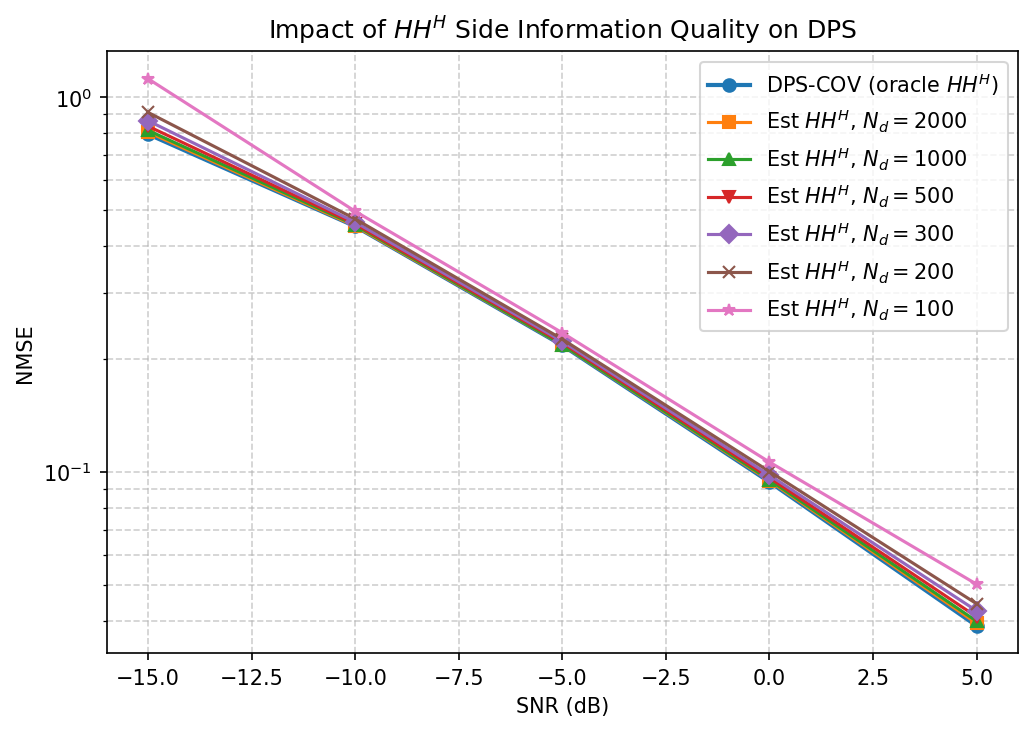

Source code (Python):
"""
Robustness Check: Impact of H H^H Side Information Quality on DPS Performance

This script evaluates how the quality of estimated covariance matrix H H^H affects
DPS-COV performance compared to oracle (perfect) covariance. It compares:
1. Relative degradation (percentage increase in NMSE)
2. dB gap (difference in dB scale)

The analysis helps determine the minimum number of time samples (N_d) needed
for covariance estimation to achieve acceptable performance.
"""

import numpy as np
import matplotlib
import os

# Set backend based on environment
# In WSL, if DISPLAY is not set, use non-interactive backend
if 'DISPLAY' not in os.environ:
    matplotlib.use('Agg')  # Non-interactive backend for headless environments
    print("Note: Using non-interactive backend. Plot will be saved to file.")

import matplotlib.pyplot as plt

# ===== SNR grid =====
snr = np.array([-15, -10, -5, 0, 5], dtype=float)

# ===== NMSE results for different covariance estimation qualities =====
# Oracle: Perfect covariance matrix H H^H (ground truth)
# Est_Nd: Estimated covariance using N_d time samples
nmse_oracle = np.array([
    0.796062529,
    0.451896101,
    0.217503831,
    0.093928896,
    0.038828023
])

nmse_est_2000 = np.array([
    0.806137979,
    0.452589452,
    0.218173802,
    0.0946135,
    0.039409269
])

nmse_est_1000 = np.array([
    0.814643025,
    0.455318838,
    0.218401507,
    0.095189795,
    0.039915375
])

nmse_est_500 = np.array([
    0.83594209,
    0.458399355,
    0.220765606,
    0.096367344,
    0.041031949
])

nmse_est_300 = np.array([
    0.864319742,
    0.463583112,
    0.222807258,
    0.097921535,
    0.042554442
])

nmse_est_200 = np.array([
    0.909750223,
    0.472836733,
    0.225805134,
    0.100164622,
    0.044441957
])

nmse_est_100 = np.array([
    1.118835092,
    0.495506793,
    0.234834179,
    0.106134653,
    0.050113477
])
plt.figure(figsize=(7, 5))

plt.semilogy(snr, nmse_oracle, marker='o', linewidth=2,
             label='DPS-COV (oracle $H H^H$)')

plt.semilogy(snr, nmse_est_2000, marker='s',
             label='Est $H H^H$, $N_d=2000$')

plt.semilogy(snr, nmse_est_1000, marker='^',
             label='Est $H H^H$, $N_d=1000$')

plt.semilogy(snr, nmse_est_500, marker='v',
             label='Est $H H^H$, $N_d=500$')

plt.semilogy(snr, nmse_est_300, marker='D',
             label='Est $H H^H$, $N_d=300$')

plt.semilogy(snr, nmse_est_200, marker='x',
             label='Est $H H^H$, $N_d=200$')

plt.semilogy(snr, nmse_est_100, marker='*',
             label='Est $H H^H$, $N_d=100$')

plt.xlabel('SNR (dB)')
plt.ylabel('NMSE')
plt.title('Impact of $H H^H$ Side Information Quality on DPS')
plt.grid(True, which='both', linestyle='--', alpha=0.6)
plt.legend()
plt.tight_layout()

# Save the figure instead of showing (for WSL/headless environments)
plt.savefig('robust_check.png', dpi=150, bbox_inches='tight')
print("Plot saved to 'robust_check.png'")

# Try to show if display is available
try:
    plt.show()
except Exception as e:
    print(f"Could not display plot: {e}")
    print("Plot has been saved to 'robust_check.png' instead")

print("\n" + "="*70)
print("ANALYSIS: Comparing Estimated vs Oracle Covariance Performance")
print("="*70)

# ============================================================================
# Comparison Method 1: Relative Degradation (Percentage-based)
# ============================================================================
# Measures: (NMSE_estimated - NMSE_oracle) / NMSE_oracle
# Interpretation: Percentage increase in NMSE compared to oracle
# Useful for: Understanding relative performance loss

print("\n--- Method 1: Relative Degradation Analysis ---")

# Define SNR region of interest
# Adjust this to focus on specific SNR ranges (e.g., low SNR: snr <= 0)
snr_region = (snr >= -15) & (snr <= 5)

# Threshold: maximum acceptable relative degradation (e.g., 10% = 0.10)
tau = 0.10  # 10% relative degradation threshold

# Dictionary mapping N_d (number of time samples) to corresponding NMSE results
candidates = {
    2000: nmse_est_2000,
    1000: nmse_est_1000,
    500:  nmse_est_500,
    300:  nmse_est_300,
    200:  nmse_est_200,
    100:  nmse_est_100,
}

oracle = nmse_oracle

# Compute relative degradation for each N_d
report = []
for nd in sorted(candidates.keys(), reverse=True):
    nmse = candidates[nd]
    # Relative degradation: (NMSE_estimated - NMSE_oracle) / NMSE_oracle
    deg = (nmse - oracle) / oracle
    worst = np.max(deg[snr_region])  # Worst-case degradation in SNR region
    avg = np.mean(deg[snr_region])   # Average degradation in SNR region
    report.append((nd, worst, avg))

# Print results table
print(f"\nSNR Region: [{snr[snr_region][0]:.0f}, {snr[snr_region][-1]:.0f}] dB")
print(f"Threshold: {tau*100:.0f}% relative degradation")
print("\nN_d | worst_rel_deg | avg_rel_deg (in chosen SNR region)")
print("-"*65)
for nd, worst, avg in sorted(report, key=lambda x: x[0], reverse=True):
    print(f"{nd:4d} | {worst:13.4f} | {avg:11.4f}")

# Find minimal N_d that meets the threshold
ok = [nd for nd, worst, avg in report if worst <= tau]
if ok:
    print(f"\n✅ Minimal N_d meeting worst-case <= {tau*100:.0f}%: {min(ok)}")
else:
    print(f"\n❌ No N_d meets worst-case <= {tau*100:.0f}% in this SNR region.")

# ============================================================================
# Comparison Method 2: dB Gap (Logarithmic Scale)
# ============================================================================
# Measures: 10*log10(NMSE_estimated) - 10*log10(NMSE_oracle)
# Interpretation: Difference in dB scale (more intuitive for signal processing)
# Useful for: Understanding performance gap in decibel units

print("\n--- Method 2: dB Gap Analysis ---")

# Define SNR region of interest (can be different from Method 1)
snr_region = (snr >= -15) & (snr <= 5)

# Threshold: maximum acceptable dB gap (e.g., 0.5 dB)
tau_db = 0.5  # dB gap threshold (typical values: 0.3, 0.5, 1.0)

# Dictionary mapping N_d to corresponding NMSE results
candidates = {
    2000: nmse_est_2000,
    1000: nmse_est_1000,
    500:  nmse_est_500,
    300:  nmse_est_300,
    200:  nmse_est_200,
    100:  nmse_est_100,
}

oracle = nmse_oracle

# Compute dB gap for each N_d
report_db = []
for nd in sorted(candidates.keys(), reverse=True):
    nmse = candidates[nd]
    
    # dB gap: Δ_dB = 10*log10(NMSE_estimated) - 10*log10(NMSE_oracle)
    # Positive values indicate worse performance than oracle
    delta_db = 10.0 * np.log10(nmse) - 10.0 * np.log10(oracle)
    
    worst_db = np.max(delta_db[snr_region])  # Worst-case dB gap in SNR region
    avg_db = np.mean(delta_db[snr_region])    # Average dB gap in SNR region
    report_db.append((nd, worst_db, avg_db))

# Print results table
print(f"\nSNR Region: [{snr[snr_region][0]:.0f}, {snr[snr_region][-1]:.0f}] dB")
print(f"Threshold: {tau_db:.2f} dB gap")
print("\nN_d | worst_db_gap | avg_db_gap (dB) (in chosen SNR region)")
print("-"*70)
for nd, worst_db, avg_db in sorted(report_db, key=lambda x: x[0], reverse=True):
    print(f"{nd:4d} | {worst_db:12.4f} | {avg_db:11.4f}")

# Find minimal N_d that meets the threshold
ok_db = [nd for nd, worst_db, avg_db in report_db if worst_db <= tau_db]
if ok_db:
    print(f"\n✅ Minimal N_d meeting worst-case <= {tau_db:.2f} dB: {min(ok_db)}")
else:
    print(f"\n❌ No N_d meets worst-case <= {tau_db:.2f} dB in this SNR region.")

print("\n" + "="*70)
